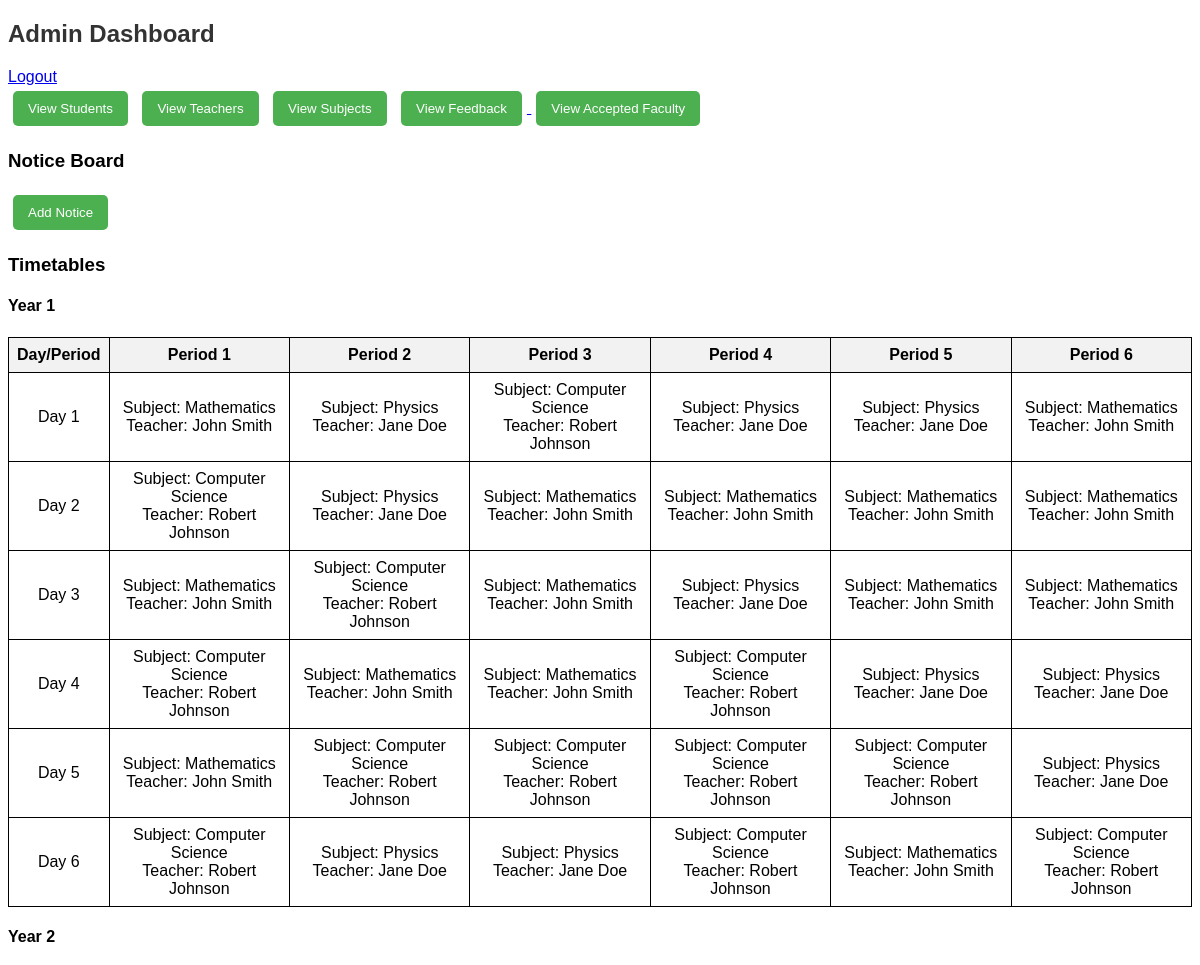
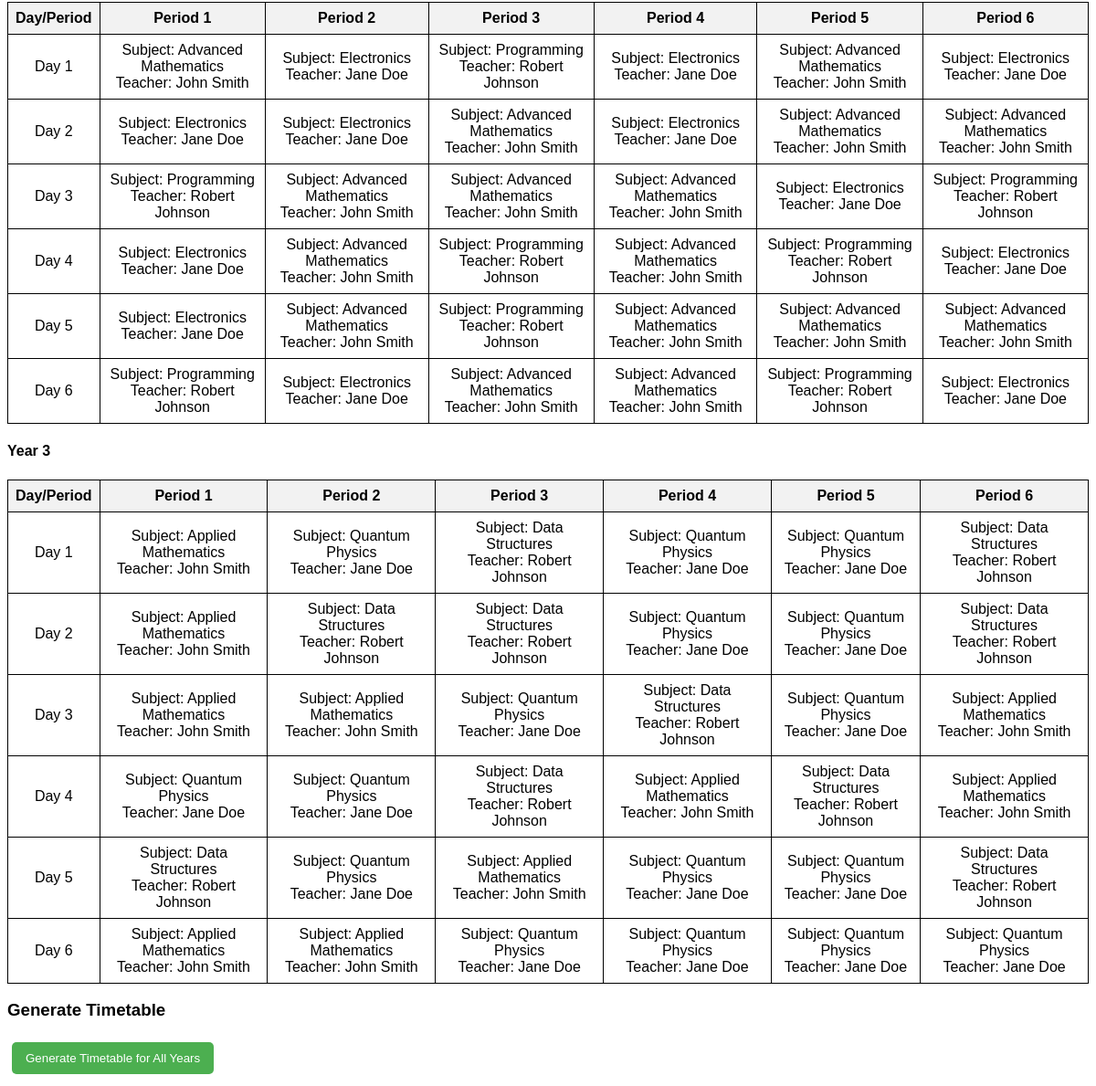
The app's page /dashboard/admin (signed in) with its own data (2 pictures, top to bottom).
### models.py (models this page shows)
class Subject(db.Model):
    subject_id = db.Column(db.Integer, primary_key=True)
    subject_name = db.Column(db.String(100), nullable=False)
    subject_year = db.Column(db.Integer, nullable=False)
    teacher_id = db.Column(db.Integer, db.ForeignKey('teacher.teacher_id'), nullable=False)

class Teacher(db.Model):
    teacher_id = db.Column(db.Integer, primary_key=True)
    teacher_name = db.Column(db.String(100), nullable=False)
    teacher_user_id = db.Column(db.Integer, db.ForeignKey('user.user_id'), nullable=False)
    subjects = db.relationship('Subject', backref='teacher', lazy=True)
    feedbacks = db.relationship('Feedback', backref='teacher', lazy=True, foreign_keys='Feedback.teacher_id')

### dashboard_service.py (the view)
@dashboard_service.route('/admin')
def admin_dashboard():
    if session.get('role') != 'admin':
        return redirect(url_for('auth_service.home'))
    students = Student.query.all()
    teachers = Teacher.query.all()
    subjects = Subject.query.all()
    pending_feedback_count = Feedback.query.filter_by(status='Pending').count() or 0
    timetable_entries = Timetable.query.all()
    recent_notices = Notice.query.order_by(Notice.timestamp.desc()).limit(3).all()
    timetables_by_year = {}
    for entry in timetable_entries:
        year = entry.year
        day = entry.day
        period = entry.period
        subject = Subject.query.get(entry.subject_id)
        teacher = Teacher.query.get(entry.teacher_id)
        if year not in timetables_by_year:
            timetables_by_year[year] = [[None for _ in range(6)] for _ in range(6)]
        timetables_by_year[year][day][period] = {
            "subject": subject.subject_name if subject else "N/A",
            "teacher": teacher.teacher_name if teacher else "N/A"
        }
    faculty = AcceptedFaculty.query.order_by(AcceptedFaculty.imported_on.desc()).all()
    return render_template(
        'admin_dashboard.html',
        students=students,
        teachers=teachers,
        subjects=subjects,
        pending_feedback_count=pending_feedback_count,
        timetables_by_year=timetables_by_year,
        recent_notices=recent_notices,
        faculty=faculty  # 👈 passed to template
    )
    return render_template('faculty_details.html', faculty=faculty)

### templates/admin_dashboard.html (shortened to what this page needs)
<!DOCTYPE html>
<html>
<head>
</head>
<body>
<h2>Admin Dashboard</h2>
<a href="/auth/logout">Logout</a>
<div>
    <button onclick="showSection('students')">View Students</button>
    <button onclick="showSection('teachers')">View Teachers</button>
    <button onclick="showSection('subjects')">View Subjects</button>
    <a href="{{ url_for('feedback_service.admin_view_feedback') }}">
        <button class="feedback-button">View Feedback</button>
    </a>
    <button onclick="showSection('faculty')">View Accepted Faculty</button>
</div>
<h3>Notice Board</h3>
<a href="{{ url_for('notice_service.add_notice') }}">
    <button>Add Notice</button>
</a>
<h3>Timetables</h3>
{% for year, timetable in timetables_by_year.items() %}
    <h4>Year {{ year }}</h4>
    <table>
        <tr>
            <th>Day/Period</th>
            {% for period in range(1, 7) %}
                <th>Period {{ period }}</th>
            {% endfor %}
        </tr>
        {% for day_index in range(6) %}
            <tr>
                <td>Day {{ day_index + 1 }}</td>
                {% for period_index in range(6) %}
                    <td>
                        {% set slot = timetable[day_index][period_index] %}
                        {% if slot %}
                            Subject: {{ slot["subject"] }}<br>
                            Teacher: {{ slot["teacher"] }}
                        {% else %}
                            Free
                        {% endif %}
                    </td>
                {% endfor %}
            </tr>
        {% endfor %}
    </table>
{% endfor %}
<h3>Generate Timetable</h3>
<form action="{{ url_for('timetable_service.generate_timetable_route') }}" method="POST">
    <button type="submit">Generate Timetable for All Years</button>
</form>
</body>
</html>

### templates/admin_dashboard.html (style rules this page uses)
body { font-family: Arial, sans-serif; }
h2 { color: #333; }
button { margin: 5px; padding: 10px 15px; background-color: #4CAF50; color: white; border: none; cursor: pointer; border-radius: 5px; }
table, th, td { border: 1px solid black; border-collapse: collapse; padding: 8px; text-align: center; }
th { background-color: #f2f2f2; }

### records on screen
Subject: subject "Mathematics" "Mathematics" "Mathematics" "Mathematics" "Mathematics" "Mathematics" "Mathematics" "Mathematics" "Mathematics" "Mathematics" "Mathematics" "Mathematics" "Mathematics" "Mathematics"
Teacher: teacher "John Smith" "John Smith" "John Smith" "John Smith" "John Smith" "John Smith" "John Smith" "John Smith" "John Smith" "John Smith" "John Smith" "John Smith" "John Smith" "John Smith" "John Smith" "John Smith" "John Smith" "John Smith" "John Smith" "John Smith" "John Smith" "John Smith" "John Smith" "John Smith" "John Smith" "John Smith" "John Smith" "John Smith" "John Smith" "John Smith" "John Smith" "John Smith" "John Smith" "John Smith" "John Smith" "John Smith" "John Smith" "John Smith" "John Smith" "John Smith"
Subject: subject "Physics" "Physics" "Physics" "Physics" "Physics" "Physics" "Physics" "Physics" "Physics" "Physics"
Teacher: teacher "Jane Doe" "Jane Doe" "Jane Doe" "Jane Doe" "Jane Doe" "Jane Doe" "Jane Doe" "Jane Doe" "Jane Doe" "Jane Doe" "Jane Doe" "Jane Doe" "Jane Doe" "Jane Doe" "Jane Doe" "Jane Doe" "Jane Doe" "Jane Doe" "Jane Doe" "Jane Doe" "Jane Doe" "Jane Doe" "Jane Doe" "Jane Doe" "Jane Doe" "Jane Doe" "Jane Doe" "Jane Doe" "Jane Doe" "Jane Doe" "Jane Doe" "Jane Doe" "Jane Doe" "Jane Doe" "Jane Doe" "Jane Doe" "Jane Doe" "Jane Doe"
Subject: subject "Computer Science" "Computer Science" "Computer Science" "Computer Science" "Computer Science" "Computer Science" "Computer Science" "Computer Science" "Computer Science" "Computer Science" "Computer Science" "Computer Science"
Teacher: teacher "Robert Johnson" "Robert Johnson" "Robert Johnson" "Robert Johnson" "Robert Johnson" "Robert Johnson" "Robert Johnson" "Robert Johnson" "Robert Johnson" "Robert Johnson" "Robert Johnson" "Robert Johnson" "Robert Johnson" "Robert Johnson" "Robert Johnson" "Robert Johnson" "Robert Johnson" "Robert Johnson" "Robert Johnson" "Robert Johnson" "Robert Johnson" "Robert Johnson" "Robert Johnson" "Robert Johnson" "Robert Johnson" "Robert Johnson" "Robert Johnson" "Robert Johnson" "Robert Johnson" "Robert Johnson"
Subject: subject "Advanced Mathematics" "Advanced Mathematics" "Advanced Mathematics" "Advanced Mathematics" "Advanced Mathematics" "Advanced Mathematics" "Advanced Mathematics" "Advanced Mathematics" "Advanced Mathematics" "Advanced Mathematics" "Advanced Mathematics" "Advanced Mathematics" "Advanced Mathematics" "Advanced Mathematics" "Advanced Mathematics" "Advanced Mathematics"
Subject: subject "Electronics" "Electronics" "Electronics" "Electronics" "Electronics" "Electronics" "Electronics" "Electronics" "Electronics" "Electronics" "Electronics" "Electronics"
Subject: subject "Programming" "Programming" "Programming" "Programming" "Programming" "Programming" "Programming" "Programming"
Subject: subject "Applied Mathematics" "Applied Mathematics" "Applied Mathematics" "Applied Mathematics" "Applied Mathematics" "Applied Mathematics" "Applied Mathematics" "Applied Mathematics" "Applied Mathematics" "Applied Mathematics"
Subject: subject "Quantum Physics" "Quantum Physics" "Quantum Physics" "Quantum Physics" "Quantum Physics" "Quantum Physics" "Quantum Physics" "Quantum Physics" "Quantum Physics" "Quantum Physics" "Quantum Physics" "Quantum Physics" "Quantum Physics" "Quantum Physics" "Quantum Physics" "Quantum Physics"
Subject: subject "Data Structures" "Data Structures" "Data Structures" "Data Structures" "Data Structures" "Data Structures" "Data Structures" "Data Structures" "Data Structures" "Data Structures"

### other values on screen
{{ year }} "1" "2" "3"
{{ period }} "1" "2" "3" "4" "5" "6" "1" "2" "3" "4" "5" "6" "1" "2" "3" "4" "5" "6"
{{ day_index + 1 }} "1" "2" "3" "4" "5" "6" "1" "2" "3" "4" "5" "6" "1" "2" "3" "4" "5" "6"
